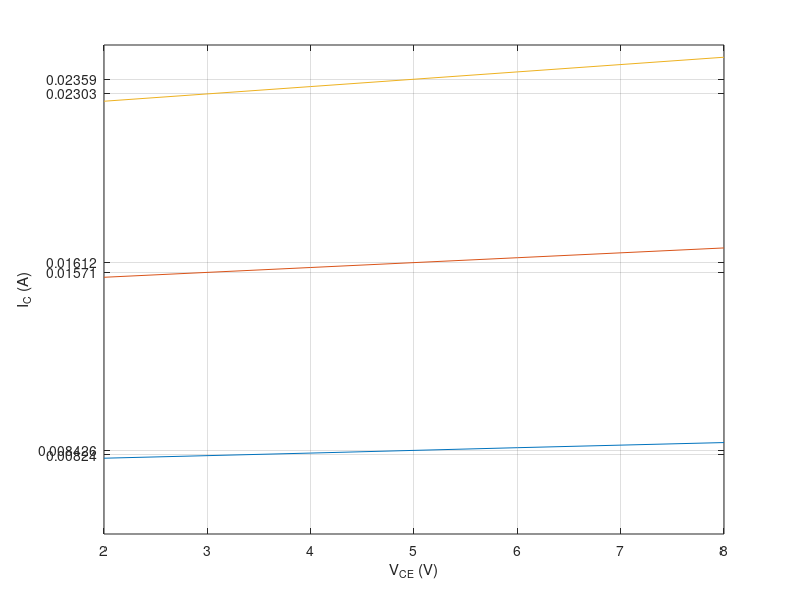

This chart was generated by the following MATLAB code:
a=[2
4
6
8];
b=[8.10E-03
8.31E-03
8.53E-03
8.74E-03];


c=[2
4
6
8];
d=[0.0155
0.0159
0.0163
0.0167];


e=[2
4
6
8];
f=[0.0227
0.0233
0.0239
0.0245];

plot(a,b)
hold on
plot(c,d)
hold on
plot(e,f)
grid on
xlabel('V_{CE} (V)') 
ylabel('I_{C} (A)')

xticks([2 3 4 5 6 7 8])
yticks([0.0082395 0.0084262 0.015707 0.016121 0.023031 0.023592])